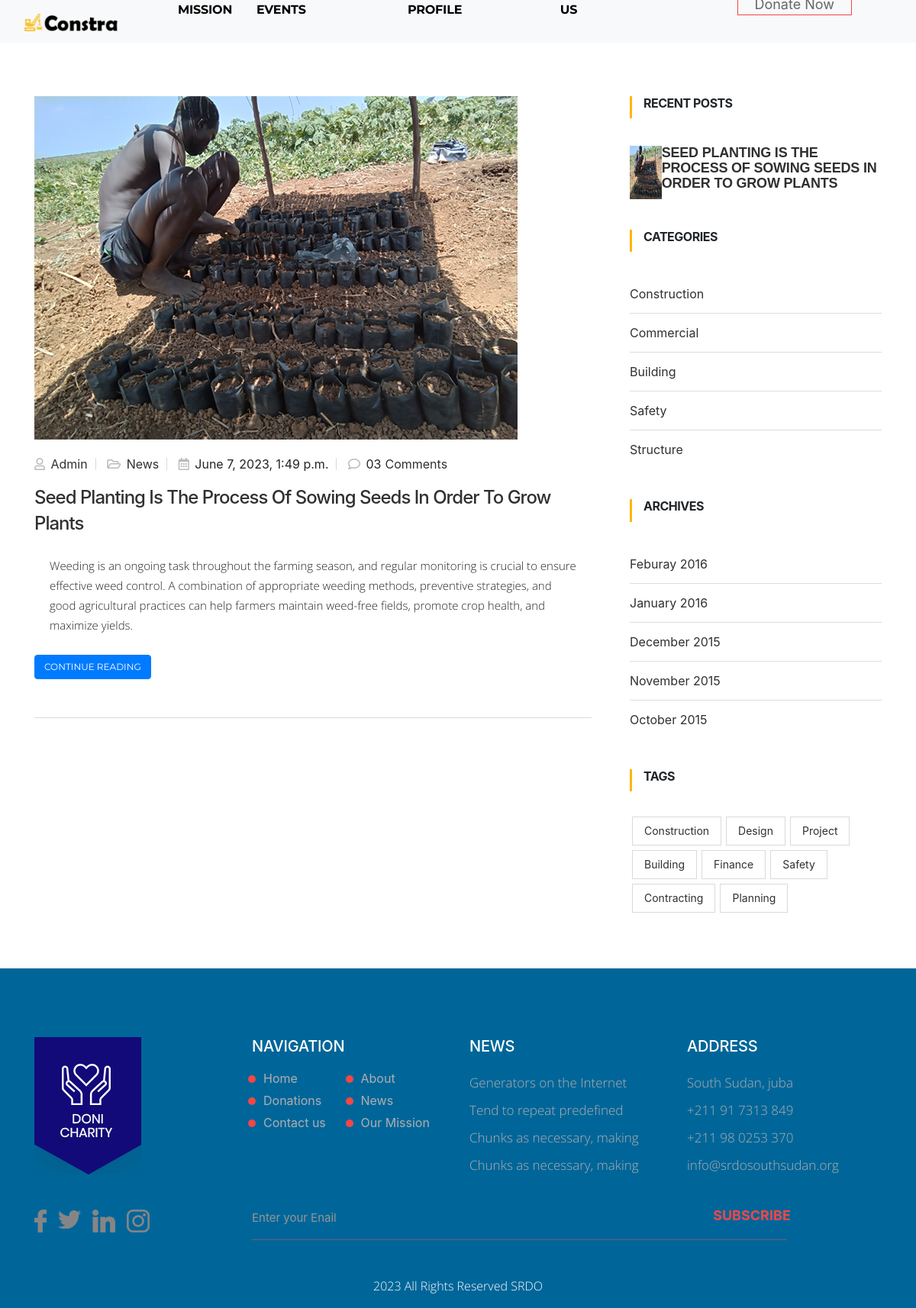
Screenshot of /blog/ with the database file from the repository.
### sayaAPP/models.py (models this page shows, shortened)
class Post(models.Model):
    title = models.CharField(max_length=255)
    content = models.TextField()
    date = models.DateTimeField(auto_now_add=True)
    image = models.ImageField(upload_to='images/')
    likes = models.ManyToManyField(User, related_name='likes')
    class Meta:
        verbose_name_plural = 'News & Events'

### sayaAPP/views.py (the view)
# urls.py: path('blog/', BlogListView.as_view(), name='blog'),
class BlogListView(ListView):
    model = Post
    template_name = 'sayaAPP/blogPage.html'
    context_object_name = 'posts'
    ordering = ['-date']
    paginate_by = 2

### sayaAPP/templates/sayaAPP/blogPage.html (shortened to what this page needs)
{% extends 'sayaAPP/base.html'%} {% load static %} {%block content %}
<section id="main-container" class="main-container">
  <div class="container">
    <div class="row">
      <div class="col-lg-8 mb-5 mb-lg-0">
        {%for post in posts %}
        <div class="post">
          <div class="post-media post-image">
            <img
              loading="lazy"
              src="{{post.image.url}}"
              class="img-fluid"
              alt="post-image"
            />
          </div>
          <div class="post-body">
            <div class="entry-header">
              <div class="post-meta">
                <span class="post-author">
                  <i class="far fa-user"></i><a href="#"> Admin</a>
                </span>
                <span class="post-cat">
                  <i class="far fa-folder-open"></i><a href="#"> News</a>
                </span>
                <span class="post-meta-date"
                  ><i class="far fa-calendar"></i> {{ post.date }}</span
                >
                <span class="post-comment"
                  ><i class="far fa-comment"></i> 03<a
                    href="#"
                    class="comments-link"
                    >Comments</a
                  ></span
                >
              </div>
              <h2 class="entry-title">
                <a href="{% url 'postdetail' pk=post.pk %}">{{post.title}}</a>
              </h2>
            </div>
            <div class="entry-content">
              <p>{{post.content}}</p>
            </div>
            <div class="post-footer">
              <a
                href="{% url 'postdetail' pk=post.pk %}"
                class="btn btn-primary"
                >Continue Reading</a
              >
            </div>
          </div>
        </div>
        {%endfor%}
      </div>
      <div class="col-lg-4">
        <div class="sidebar sidebar-right">
          <div class="widget recent-posts">
            <h3 class="widget-title">Recent Posts</h3>
            <ul class="list-unstyled">
              {%for post in posts%}
              <li class="d-flex align-items-center">
                <div class="posts-thumb">
                  <a href="#"
                    ><img
                      loading="lazy"
                      width="50%"
                      height="40%"
                      src="{{ post.image.url }}"
                  /></a>
                </div>
                <div class="post-info">
                  <h4 class="entry-title">
                    <a href="{% url 'postdetail' pk=post.pk %}">
                      {{post.title}}
                    </a>
                  </h4>
                </div>
              </li>
              {%endfor%}
            </ul>
          </div>
          <div class="widget">
            <h3 class="widget-title">Categories</h3>
            <ul class="arrow nav nav-tabs">
              <li><a href="#">Construction</a></li>
              <li><a href="#">Commercial</a></li>
              <li><a href="#">Building</a></li>
              <li><a href="#">Safety</a></li>
              <li><a href="#">Structure</a></li>
            </ul>
          </div>
          <div class="widget">
            <h3 class="widget-title">Archives</h3>
            <ul class="arrow nav nav-tabs">
              <li><a href="#">Feburay 2016</a></li>
              <li><a href="#">January 2016</a></li>
              <li><a href="#">December 2015</a></li>
              <li><a href="#">November 2015</a></li>
              <li><a href="#">October 2015</a></li>
            </ul>
          </div>
          <div class="widget widget-tags">
            <h3 class="widget-title">Tags</h3>
            <ul class="list-unstyled">
              <li><a href="#">Construction</a></li>
              <li><a href="#">Design</a></li>
              <li><a href="#">Project</a></li>
              <li><a href="#">Building</a></li>
              <li><a href="#">Finance</a></li>
              <li><a href="#">Safety</a></li>
              <li><a href="#">Contracting</a></li>
              <li><a href="#">Planning</a></li>
            </ul>
          </div>
        </div>
      </div>
    </div>
  </div>
</section>
{%endblock%}

### sayaAPP/templates/sayaAPP/base.html (shortened to what this page needs)
{% load static %}
<!DOCTYPE html>
<html lang="en">
      <link rel="stylesheet" href="{% static 'css/owl.carousel.min.' %}">
      <link rel="stylesheet" href="{% static 'css/style.css' %}">
      <link rel="stylesheet" href="{% static 'css/responsive.css' %}">
      <link rel="stylesheet" href="{% static 'css/login.css' %}">
      <link rel="stylesheet" href="{% static 'css/signup.css' %}">
      <link rel="stylesheet" href="{% static 'css/bootstrap.min.css' %}">
      <link rel="stylesheet" href="{% static 'css/download.css' %}">
      <link rel="stylesheet" href="{% static 'css/donate.css'  %}">
      <link rel="stylesheet" href="{% static 'blogplugins/fontawesome/css/all.min.css' %}">
      <link rel="stylesheet" href="{% static 'blogplugins/animate-css/animate.css' %}">
      <link rel="stylesheet" href="{% static 'blogplugins/slick/slick.css'%}">
      <link rel="stylesheet" href="{% static 'blogplugins/slick/slick-theme.css'%} ">
      <link rel="stylesheet" href="{% static 'blogplugins/colorbox/colorbox.css'%}">
      <link rel="stylesheet" href="{% static 'blogcss/style.css' %}">
      <link rel="stylesheet" href="{% static 'bogplugins/bootstrap/bootstrap.min.css' %}">
      <link rel="stylesheet" href="{% static 'css/jquery.mCustomScrollbar.min.css' %} "  >
      <link rel="stylesheet" href="{% static 'css/owl.theme.default.min.css' %}">
      <link rel="stylesheet" href="https://cdnjs.cloudflare.com/ajax/libs/fancybox/2.1.5/jquery.fancybox.min.css" media="screen">
      <link rel="stylesheet" href="https://stackpath.bootstrapcdn.com/bootstrap/4.1.3/css/bootstrap.min.css">
      <link rel="stylesheet" href="https://use.fontawesome.com/releases/v5.6.1/css/all.css">
      <link rel="stylesheet" href="https://netdna.bootstrapcdn.com/font-awesome/4.0.3/css/font-awesome.css">
   </head>
   <body>
      <nav class="navbar navbar-expand-lg navbar-light bg-light">
            <a class="navbar-brand"><a href="{% url 'home'  %}"><img src="{% static 'images/logo.png' %}" width="140"  height="180"></a>
            <div class="collapse navbar-collapse" id="navbarSupportedContent">
               <ul class="navbar-nav mr-auto">
                  <li class="nav-item active">
                     <a class="nav-link" href="{% url 'home'  %}">Home</a>
                  </li>
                  <li class="nav-item">
                     <a class="nav-link" href="{%  url 'mission' %}">Our Mission</a>
                  </li>
                  <li class="nav-item">
                     <a class="nav-link" href="{%  url 'blog' %}">News & Events</a>
                  </li>
                  <li class="nav-item">
                     <a class="nav-link" href="{%  url 'about' %}">About</a>
                  </li>
                  <li class="nav-item">
                     <a class="nav-link" href="{%  url 'download_file'   %}">srdo Profile</a>
                  </li>
                  <li class="nav-item">
                     <a class="nav-link" href="{%  url 'donate'%}">Donate</a>
                  </li>
                  <li class="nav-item">
                     <a class="nav-link" href="{%  url 'contact'%}">Contact Us</a>
                  </li>
                  {% if user.is_authenticated %}
                  <li class="nav-item">
                     <a class="nav-link" href="{%  url 'logout'%}">logout</a>
                  </li>
                  <li class="nav-link">
                     <a href="#">
                        {% if profile.profile_picture %}
                        <img src="{{user.userprofile.profile_pic.url }}" alt="myPicture">
                        {% else %}
                        <img src="{{ user.userprofile.profile_pic.url }}" alt="Picture">
                        {% endif %}
                     </a>
                  </li>
                  {% else %}
                  <li class="nav-item">
                     <a class="nav-link" href="{%  url 'signup'%}">signup</a>
                  </li>
                  <li class="nav-item">
                     <a class="nav-link" href="{%  url 'login'%}">login</a>
                  </li>
                  {% endif %}
               </ul>
               <form class="form-inline my-2 my-lg-0">
                  <button class="donate_btn" type="submit">Donate Now</button>
               </form>
            </div>
         </nav>
{%block content%}
{%endblock%}
      <div class="footer_section layout_padding">
         <div class="container">
            <div class="row">
               <div class="col-sm-6 col-md-6 col-lg-3">
                  <div class="footer_logo"><img src="{% static 'images/footer-logo.png' %}"></div>
               </div>
               <div class="col-sm-6 col-md-6 col-lg-3">
                  <h4 class="footer_taital">NAVIGATION</h4>
                  <div class="footer_menu_main">
                     <div class="footer_menu_left">
                        <div class="footer_menu">
                           <ul>
                              <li><a href="{%  url 'home'  %}">Home</a></li>
                              <li><a href="{%  url 'donate' %}">Donations</a></li>
                              <li><a href="{%  url 'contact' %}">Contact us</a></li>
                           </ul>
                        </div>
                     </div>
                     <div class="footer_menu_right">
                        <div class="footer_menu">
                           <ul>
                           <li><a href="{%  url 'about' %}">About</a></li>
                              <li><a href="{% url 'blog' %}">News</a></li>
                              <li><a href="{% url 'mission' %}">Our Mission</a></li>
                           </ul>
                        </div>
                     </div>
                  </div>
               </div>
               <div class="col-sm-6 col-md-6 col-lg-3">
                  <h4 class="footer_taital">NEWS</h4>
                  <p class="footer_text">Generators on the Internet</p>
                  <p class="footer_text">Tend to repeat predefined</p>
                  <p class="footer_text">Chunks as necessary, making</p>
                  <p class="footer_text">Chunks as necessary, making</p>
               </div>
               <div class="col-sm-6 col-md-6 col-lg-3">
                  <h4 class="footer_taital">address</h4>
                  <p class="footer_text">South Sudan, juba</p>
                  <p class="footer_text">+211 91 7313 849</p>
                  <p class="footer_text">+211 98 0253 370</p>
                  <p class="footer_text">info@srdosouthsudan.org</p>
               </div>
            </div>
            <div class="footer_section_2">
               <div class="row">
                  <div class="col-sm-4 col-md-4 col-lg-3">
                     <div class="social_icon">
                        <ul>
                           <li><a href="#"><img src="{% static 'images/fb-icon.png' %}"></a></li>
                           <li><a href="#"><img src="{% static 'images/twitter-icon.png' %}"></a></li>
                           <li><a href="#"><img src="{% static 'images/linkedin-icon.png' %}"></a></li>
                           <li><a href="#"><img src="{% static 'images/instagram-icon.png' %}"></a></li>
                        </ul>
                     </div>
                  </div>
                  <div class="col-sm-8 col-md-8 col-lg-9">
                     <input type="text" class="address_text" placeholder="Enter your Enail" name="text">
                     <button type="button" class="get_bt">SUBSCRIBE</button>
                  </div>
               </div>
            </div>
         </div>
      </div>
      <div class="copyright_section">
         <div class="container">
            <p class="copyright_text">2023 All Rights Reserved  <a href="#">SRDO</a></p>
         </div>
      </div>
   </body>
</html>

### rows the page displays
Post: image (picture), date "June 7, 2023, 1:49 p.m.", title "Seed Planting Is The Process Of Sowing Seeds In Order To Grow Plants", content "Weeding is an ongoing task throughout the farming season, and regular monitoring is crucial to ensure effective weed control. A combination of appropriate weeding methods, preventive strategies, and good agricultural practices can help farmers maintain weed-free fields, promote crop health, and maximize yields.", title "SEED PLANTING IS THE PROCESS OF SOWING SEEDS IN ORDER TO GROW PLANTS"
